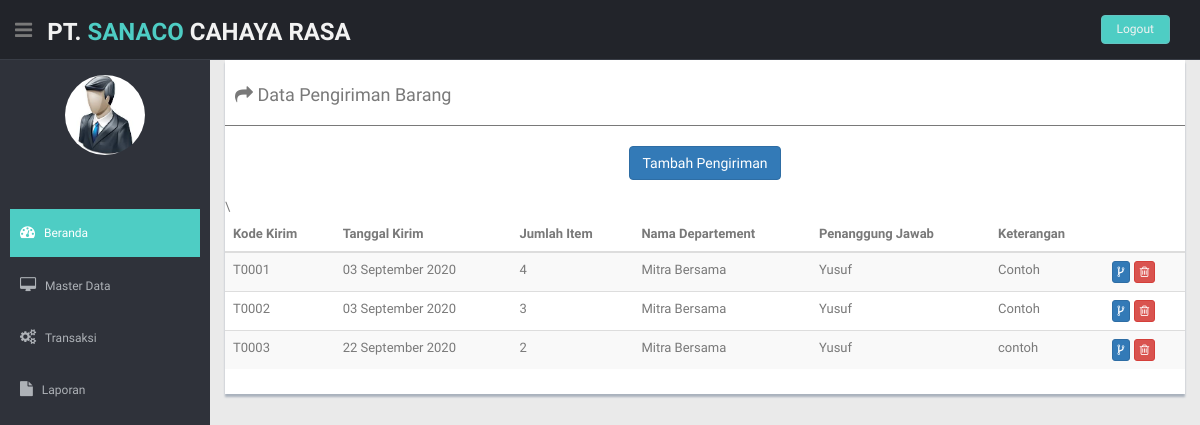
The app's page /admin/beranda.php?hal=data_penerimaan with its own data.
### tables this page shows
CREATE TABLE `tb_penerimaan` (
  `kode_terima` varchar(10) NOT NULL,
  `tanggal_terima` date NOT NULL,
  `jumlah_item` int(10) NOT NULL,
  `kode_departement` varchar(10) NOT NULL,
  `id_login` varchar(10) NOT NULL,
  `keterangan` varchar(20) NOT NULL
);

CREATE TABLE `tb_departement` (
  `kode_departement` varchar(20) NOT NULL,
  `nama_departement` text NOT NULL,
  `nama_manager` varchar(20) NOT NULL
);

### admin/fungsi_tanggal.php (called while the page is built)
<?php
    function tgl_indo($tanggal) {
        $bulan = array(
            1 => 'Januari',
            'Februari',
            'Maret',
            'April',
            'Mei',
            'Juni',
            'Juli',
            'Agustus',
            'September',
            'Oktober',
            'November',
            'Desember',
        );
        $pecahkan = explode('-', $tanggal);
        return $pecahkan[2] . ' ' . $bulan[(int) $pecahkan[1]] . ' ' . $pecahkan[0];
    }
?>

### admin/penerimaan/data_penerimaan.php (the view, shortened to what this page needs)
<?php
    include "fungsi_tanggal.php";
?>
<section id="main-content">
    <section class="wrapper">
    <div class="row ">
          <div class="col-md-12">
            <div class="content-panel">
              <table class="table table-striped table-advance table-hover">
                <h4><i class="fa fa-share"></i> Data Pengiriman Barang</h4>
                <hr>
                <div class="text-center">
                    <a href="?hal=tambah_penerimaan" class="btn btn-primary">Tambah Pengiriman</a>
                </div>
                <br>
                <thead>
                    <?php
                        include "../koneksi.php";
                        $query = mysqli_query($connect,"SELECT * FROM tb_penerimaan left join tb_login on tb_penerimaan.id_login = tb_login.id_login left join tb_departement on tb_penerimaan.kode_departement = tb_departement.kode_departement");
                    ?>
                  <tr>
                    <th class="hidden-phone">Kode Kirim</th>
                    <th class="hidden-phone">Tanggal Kirim</th>
                    <th class="hidden-phone">Jumlah Item</th>
                    <th class="hidden-phone">Nama Departement</th>
                    <th class="hidden-phone">Penanggung Jawab</th>
                    <th class="hidden-phone">Keterangan</th>\
                    <th class="hidden-phone"></th>
                  </tr>
                </thead>
                <tbody>
                    <?php
                        while($data = mysqli_fetch_array($query)) {
                    ?>
                        <td class="hidden-phone"><?php echo $data['kode_terima'] ?></td>
                        <td class="hidden-phone"><?php echo tgl_indo ($data['tanggal_terima']); ?></td>
                        <td class="hidden-phone"><?php echo $data['jumlah_item'] ?></td>
                        <td class="hidden-phone"><?php echo $data['nama_departement'] ?></td>
                        <td class="hidden-phone"><?php echo $data['nama_manager'] ?></td>
                        <td class="hidden-phone"><?php echo $data['keterangan'] ?></td>
                    <td>
                      <a href="beranda.php?hal=detail_penerimaan&kode_terima=<?php echo $data['kode_terima']?>" class="btn btn-primary btn-xs"><i class="fa fa-code-fork" data-toggle="tooltip" title="Detail"></i></a>
                      <a href="penerimaan/hapus_penerimaan.php?kode_terima=<?php echo $data['kode_terima'] ?>" class="btn btn-danger btn-xs" onclick="return confirm ('Yakin akan menghapus data ini?')"><i class="fa fa-trash-o "></i></a>
                    </td>
                  <?php
                    }
                  ?>
                </tbody>
              </table>
            </div>
          </div>
        </div>
    </section>
</section>

### css/style.css (style rules this page uses)
body { color: #797979; background: #eaeaea; font-family: 'Ruda', sans-serif; padding: 0px !important; margin: 0px !important; font-size:13px; }
a, a:hover, a:focus { text-decoration: none; outline: none; }
hr { margin-top: 20px; margin-bottom: 20px; border: 0; border-top: 1px solid #797979; }
#main-content { margin-left: 210px; }
.wrapper { display: inline-block; margin-top: 60px; padding-left: 15px; padding-right: 15px; padding-bottom: 15px; padding-top: 0px; width: 100%; }
.content-panel { background: #ffffff; box-shadow: 0px 3px 2px #aab2bd; padding-top: 15px; padding-bottom: 5px; }
.content-panel h4 { margin-left: 10px; }

### records on screen
tb_penerimaan: kode_terima "T0001", tanggal_terima "03 September 2020", jumlah_item "4", kode_departement.nama_departement "Mitra Bersama", kode_departement.nama_manager "Yusuf", keterangan "Contoh"
tb_penerimaan: kode_terima "T0002", tanggal_terima "03 September 2020", jumlah_item "3", kode_departement.nama_departement "Mitra Bersama", kode_departement.nama_manager "Yusuf", keterangan "Contoh"
tb_penerimaan: kode_terima "T0003", tanggal_terima "22 September 2020", jumlah_item "2", kode_departement.nama_departement "Mitra Bersama", kode_departement.nama_manager "Yusuf", keterangan "contoh"
